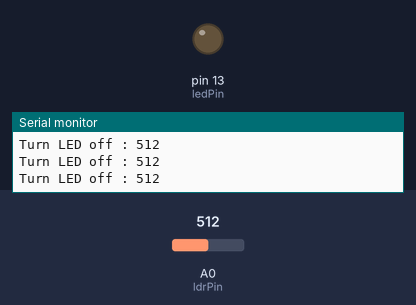
A sketch run on a simulated Arduino Uno, built with avr-gcc and run on an emulated ATmega328P. Shown: output pins drawn as LEDs (lit = HIGH), the last lines printed to the serial monitor. The test bench sets the inputs (shaded band); at power-on: A0 (ldrPin) = 512.

Above: at 1.2 s.
1.3 s: A0 (ldrPin) set to 211
2.8 s: A0 (ldrPin) set to 185
At 3.3 s:
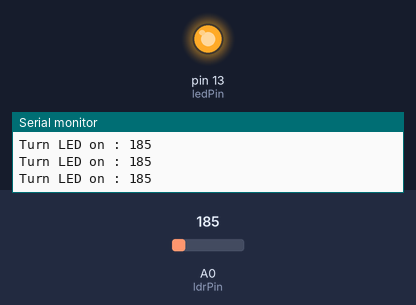
4.3 s: A0 (ldrPin) set to 210
At 4.6 s:
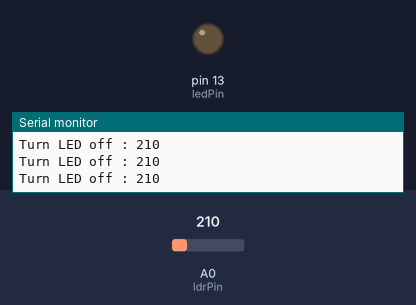
Timing chart, 0 to 7.3 s (numbered marks = the images above; inputs shaded):
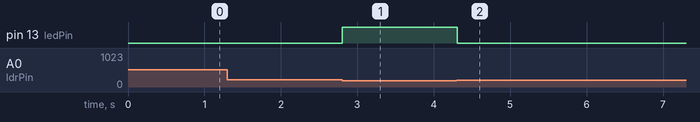

Measured:
- the behaviour switches between 201 and 200 on A0 (ldrPin) (found by bisection; images 0 and 1)
- after the input at 2.8 s, pin 13 (ledPin): LOW → HIGH at once
- after the input at 4.3 s, pin 13 (ledPin): HIGH → LOW at once

The sketch:

LDR_sensor.ino
```cpp
/*
* LDR sensor tester
*/
const int ledPin = 13;

const int ldrPin = A0;

void setup() {

Serial.begin(9600);

pinMode(ledPin, OUTPUT);

pinMode(ldrPin, INPUT);

}

void loop() {

int ldr = analogRead(ldrPin);

if (ldr <= 200) {

digitalWrite(ledPin, 1);

Serial.print("Turn LED on : ");

Serial.println(ldr);

} else {

digitalWrite(ledPin, 0);

Serial.print("Turn LED off : ");

Serial.println(ldr);

}

}
```
